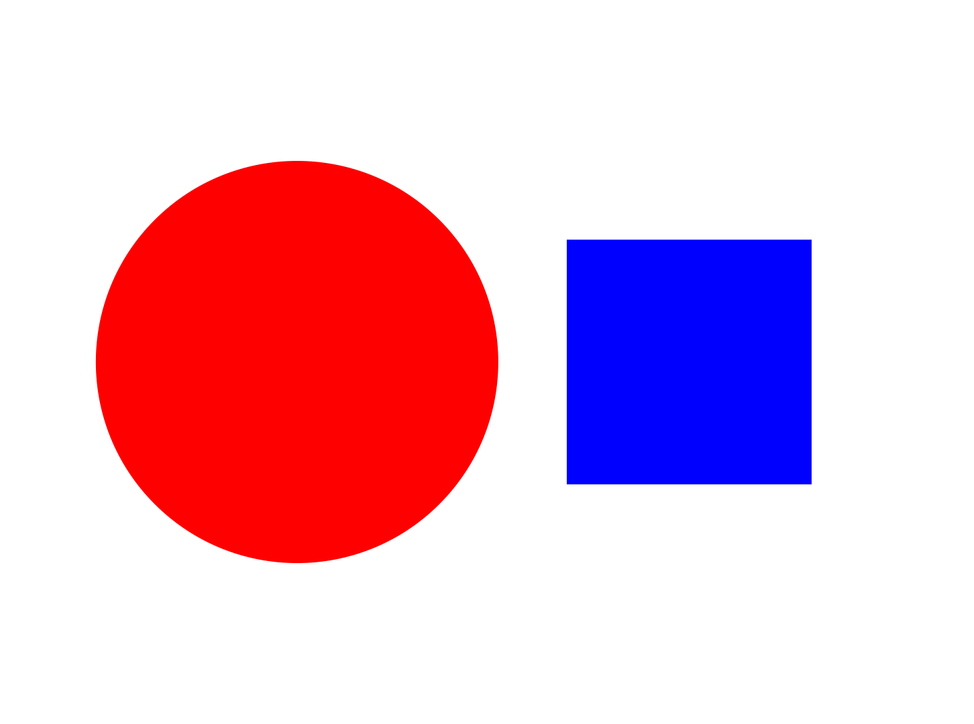
#> input picture Task_1A/Task_1A_Part1/Samples/Sample1.png, 974 x 724 px, shrunk from 1452 x 1080 before the run, found by its file name; its folder holds only this picture in this run
$ python task1a1.py   (older library calls are emulated)
#> lines starting #> are read from the running program, lines starting #| are printed output that depends on the picture; after the words box and inside, x2 and y2 are one past the last pixel; in counts of white or black regions, pixels touching at a corner belong together
'''
*****************************************************************************************
*
*        		===============================================
*           		Nirikshak Bot (NB) Theme (eYRC 2020-21)
*        		===============================================
*
*  This script is to implement Task 1A - Part 1 of Nirikshak Bot (NB) Theme (eYRC 2020-21).
*
*  This software is made available on an "AS IS WHERE IS BASIS".
*  Licensee/end user indemnifies and will keep e-Yantra indemnified from
*  any and all claim(s) that emanate from the use of the Software or
*  breach of the terms of this agreement.
*
*  e-Yantra - An MHRD project under National Mission on Education using ICT (NMEICT)
*
*****************************************************************************************
'''

# Team ID:			[1631]
# Author List:		[ Anushree Sabnis ]
# Filename:			task_1a_part1.py
# Functions:		scan_image
# 					[ Comma separated list of functions in this file ]
# Global variables:	shapes
# 					[ List of global variables defined in this file ]


####################### IMPORT MODULES #######################
## You are not allowed to make any changes in this section. ##
## You have to implement this task with the three available ##
## modules for this task (numpy, opencv, os)                ##
##############################################################
import cv2
import numpy as np
import os
##############################################################


# Global variable for details of shapes found in image and will be put in this dictionary, returned from scan_image function
shapes = {}
shapespure = []


################# ADD UTILITY FUNCTIONS HERE #################
## You can define any utility functions for your code.      ##
## Please add proper comments to ensure that your code is   ##
## readable and easy to understand.                         ##
##############################################################


def detect_sides(box1,box2,box3,box4):


    ylist = []
    box = [box1,box2,box3,box4]


    for i in box:

        ylist.append(i[1])

    ylist = np.array([ylist])


    sort_indy = np.argsort(ylist)
    sort_indy = sort_indy.ravel()


    if box[sort_indy[0]][0]>box[sort_indy[1]][0]:
        br = box[sort_indy[0]]
        bl = box[sort_indy[1]]
    elif box[sort_indy[0]][0]<box[sort_indy[1]][0]:
        br = box[sort_indy[1]]
        bl = box[sort_indy[0]]
    if box[sort_indy[2]][0]>box[sort_indy[3]][0]:
        tr = box[sort_indy[2]]
        tl = box[sort_indy[3]]
    elif box[sort_indy[2]][0]<box[sort_indy[3]][0]:
        tr = box[sort_indy[3]]
        tl = box[sort_indy[2]]
    return bl,br,tr,tl


def detect_quad(imfinal):
    corners = cv2.goodFeaturesToTrack(imfinal,4,0.01,10)
    corners = np.int0(corners)
    bl,br,tr,tl = detect_sides(corners[0][0],corners[1][0],corners[2][0],corners[3][0])


    hs1 = tr[0] - tl[0]
    vs1 = tr[1] - br[1]
    hs2 = br[0] - bl[0]
    vs2 = tl[1] - bl[1]

    if tr[0]==tl[0] or tr[1]==tl[1]:
        sltop = 0
    elif tr[1]!=tl[1] and tr[0]!=tl[0]:
        sltop = ((tr[1])-(tl[1]))/((tr[0])-(tl[0])) #top side
    if br[1]==bl[1] or br[0]==bl[0]:
        slbot = 0
    elif br[1]!=bl[1] and br[0]!=bl[0]:
        slbot = ((br[1])-(bl[1]))/((br[0])-(bl[0])) #bottom side
    if tr[0]==br[0] or tr[1]==br[1]:
        slright = 0
    elif tr[0]!=br[0] and tr[1]!=br[1]:
        slright = ((tr[1])-(br[1]))/((tr[0])-(bl[0]))
    if tl[0]==bl[0] or tl[1]==bl[1]:
        slleft = 0
    elif tl[0]!=bl[0] and tl[1]!=bl[1]:
        slleft = ((tl[1])-(bl[1]))/((tl[0])-(bl[0]))


    d1 = ((((tl[0])-(br[0]))**2)+(((tl[1])-(br[1]))**2))**0.5 #left diagonal
    d2 = ((((tr[0])-(bl[0]))**2)+(((tr[1])-(bl[1]))**2))**0.5 #right diagonal
    if hs1>hs2-2 and hs1<hs2+2:
        if vs1>vs2-2 and vs1<vs2+2:
            if d1==d2:
                if hs1<vs1+2 and hs1>vs1-2:
                    #print("square")
                    shape= "Square"
                elif hs1!=vs1:
                    #print("parallelogram")
                    shape = "Parallelogram"
            elif d1!=d2:
                if hs1<vs1+2 and hs1>vs1-2:
                    #print("rhombus")
                    shape = "Rhombus"
                elif hs1!=vs1:
                    #print("parallelogram")
                    shape = "Parallelogram"
        elif vs1!=vs2:
            if sltop==slbot or slleft==slright:
                #print("trapezium")
                shape = "Trapezium"
            elif sltop!=slbot and slleft!=slright:
                #print("quadrilateral")
                shape = "Quadrilateral"
    elif hs1!=hs2:
        if vs1!=vs2:
            if sltop==slbot or slleft==slright:
                #print("trapezium")
                shape = "trapezium"
            elif sltop!=slbot and slleft!=slright:
                #print("quadrilateral")
                shape = "Quadrilateral"
        if vs1<vs2+2 and vs1>vs2-2:
            if sltop==slbot or slleft==slright:
                #print("isoceles trapezium")
                shape = "trapezium"
            elif sltop!=slbot and slleft!=slright:
                #print("quadrilateral")
                shape = "Quadrilateral"


    return shape


##############################################################


def scan_image(img_file_path):


    """
    Purpose:
    ---
    this function takes file path of an image as an argument and returns dictionary
    containing details of colored (non-white) shapes in that image
    Input Arguments:
    ---
    `img_file_path` :		[ str ]
        file path of image
    Returns:
    ---
    `shapes` :              [ dictionary ]
        details of colored (non-white) shapes present in image at img_file_path
        { 'Shape' : ['color', Area, cX, cY] }

    Example call:
    ---
    shapes = scan_image(img_file_path)
    """
#> called with img_file_path = 'Samples/Sample1.png'

    global shapes

    ##############	ADD YOUR CODE HERE	##############

    shapes = {}
    img = cv2.imread(img_file_path)
#> img is the input picture: shape (724, 974, 3); mean B, G, R 209, 187.3, 233.3
    img_gray = cv2.cvtColor(img,cv2.COLOR_BGR2GRAY)
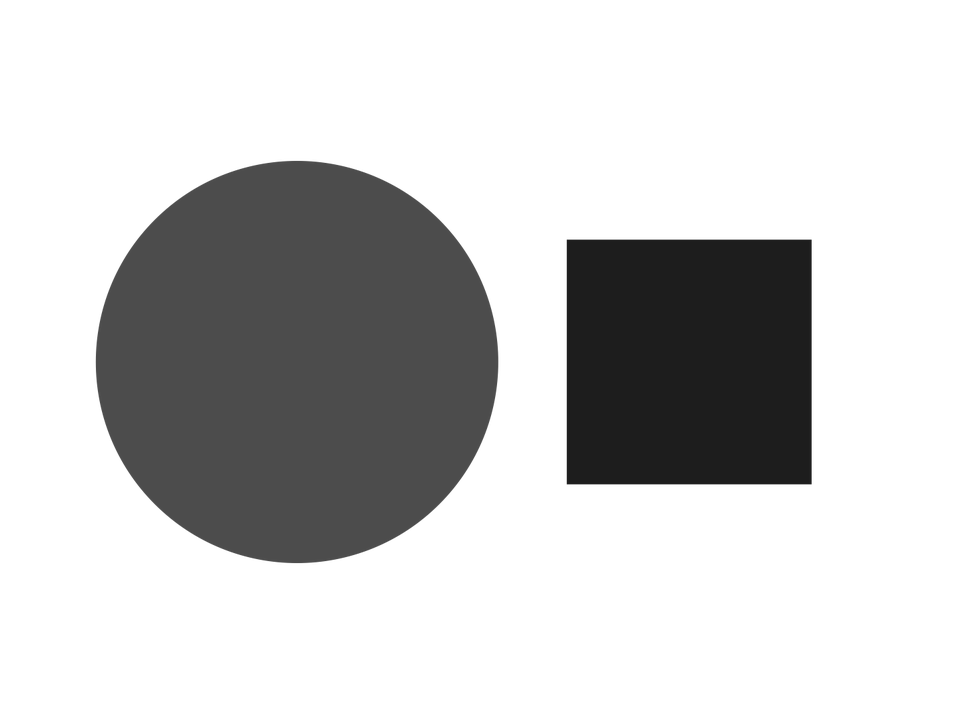
#> img_gray: shape (724, 974); min 29, max 255, mean 203.5
    kernel = np.ones((3,3),np.uint8)
    v = np.median(img_gray)
#> v = 255
    sigma = 0.33
    lower = int(max(0,(1.0-sigma)*v))
#> lower = 170
    upper = int(min(255,(1.0+sigma)))
    # [6 lines of commented-out code are left out]
    thresh2 = cv2.Canny(img_gray,80,160)
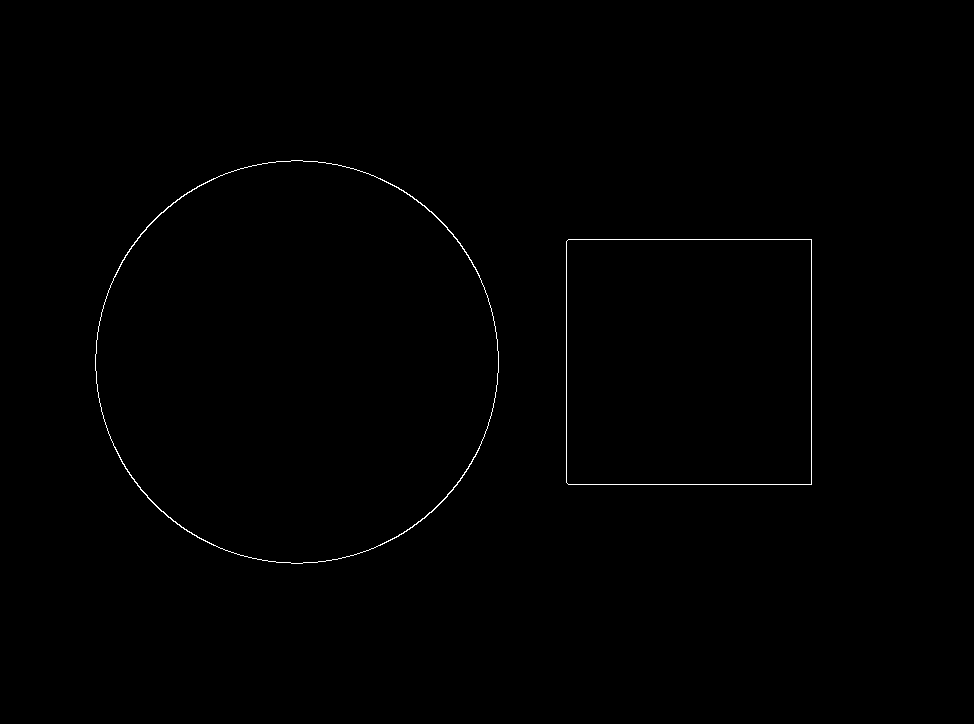
#> thresh2: shape (724, 974); 0.35% white in thin lines or dots, all inside (x1, y1, x2, y2) = (95, 160, 812, 564)
    #img_gray = cv2.medianBlur(img_gray,5)
    #thresh2 = cv2.adaptiveThreshold(img_gray,255,cv2.ADAPTIVE_THRESH_MEAN_C,cv2.THRESH_BINARY_INV,5,2)


    '''
    opening = cv2.morphologyEx(thresh2,cv2.MORPH_OPEN,kernel,iterations=2)
    sure_bg = cv2.dilate(opening,kernel,iterations=3)
    dist_transform = cv2.distanceTransform(opening,cv2.DIST_L2,5)
    ret,sure_fg = cv2.threshold(dist_transform,0.7*dist_transform.max(),255,0)
    sure_fg = np.uint8(sure_fg)
    thresh2 = cv2.subtract(sure_bg,sure_fg)
    '''

    #thresh2 = cv2.Laplacian(img_gray,cv2.CV_64F)
    contours,_= cv2.findContours(thresh2.copy(),cv2.RETR_EXTERNAL,cv2.CHAIN_APPROX_SIMPLE)
#> contours = 2 contours; box (x1, y1, x2, y2) and area: (95, 160, 499, 564) 127337, (566, 239, 812, 485) 60021
    contours = sorted(contours, key=cv2.contourArea, reverse=True)
    for cnt in contours:
        approx = cv2.approxPolyDP(cnt,0.01*cv2.arcLength(cnt,True),True)

        x = approx.ravel()[0]
        y = approx.ravel()[1]
        M = cv2.moments(cnt)
        if M["m00"]!=0:
            cx = int(M["m10"]/M["m00"])
            cy = int(M["m01"]/M["m00"])
        elif M["m00"]==0:
            cx,cy=0,0
        area = cv2.contourArea(approx)
        (b,g,r) = img[cy,cx]
        if b>g and b>r:
            color = "blue"
        elif g>b and g>r:
            color = "green"
        elif r>b and r>g:
            color = "red"
        else:
            color = "none"
        if len(approx)==3:
            shapes["Triangle"] = [color,area,cx,cy]


        elif len(approx)==4:
            rect = cv2.minAreaRect(cnt)
            box = cv2.boxPoints(rect)
            box = np.int0(box)

            bl,br,tr,tl = detect_sides(box[0],box[1],box[2],box[3])
            hs1 = tr[0] - tl[0]
            vs1 = tr[1] - br[1]
            hs2 = br[0] - bl[0]
            vs2 = tl[1] - bl[1]
            imfinal = img_gray[bl[1]-20:bl[1]+max(vs2,vs1)+40,bl[0]-20:bl[0]+max(hs1,hs2)+40].copy()
            shape = detect_quad(imfinal)
            shapes[str(shape)]=[color,cx,cy,area]

        elif len(approx)==5:
            shapespure.append("Pentagon")
            shapes["Pentagon"]=[color,area,cx,cy]
        elif len(approx)==6:
            shapespure.append("Hexagon")
            shapes["Hexagon"]=[color,area,cx,cy]
        elif len(approx)>6:
            shapespure.append("Circle")
            shapes["Circle"]=[color,area,cx,cy]
#> this loop made 2 passes
#> (approx, x, y, cx, cy, area, b, g) on pass 2: ([[568, 239], [566, 482], [811, 484], [811, 239]], 568, 239, 688, 361, 59537, 255, 0)
#> (x, y, cx, cy, area, b, g, r) on pass 1: (291, 160, 296, 361, 124541.5, 0, 0, 255)
#> pass 2, in scan_image, `imfinal = img_gray[bl[1]-20:bl[1]+max(vs2,vs1)+40,bl[0]-20:bl[0]+max(h..`:
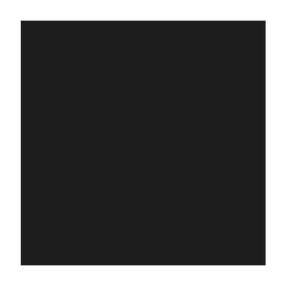
#> imfinal: shape (305, 305); min 29, max 255, mean 109.4
#> after the loop, shapes = {'Circle': ['red', 124541.5, 296, 361], 'Square': ['blue', 688, 361, 59537]}; shapespure = ['Circle']


    ##################################################

    return shapes


# NOTE:	YOU ARE NOT ALLOWED TO MAKE ANY CHANGE TO THIS FUNCTION
#
# Function Name:    main
#        Inputs:    None
#       Outputs:    None
#       Purpose:    the function first takes 'Sample1.png' as input and runs scan_image function to find details
#                   of colored (non-white) shapes present in 'Sample1.png', it then asks the user whether
#                   to repeat the same on all images present in 'Samples' folder or not

if __name__ == '__main__':

    curr_dir_path = os.getcwd()
    print('Currently working in '+ curr_dir_path)

    # path directory of images in 'Samples' folder
    img_dir_path = curr_dir_path + '/Samples/'

    # path to 'Sample1.png' image file
    file_num = 1
    img_file_path = img_dir_path + 'Sample' + str(file_num) + '.png'

    print('\n============================================')
    print('\nLooking for Sample' + str(file_num) + '.png')

    if os.path.exists('Samples/Sample' + str(file_num) + '.png'):
        print('\nFound Sample' + str(file_num) + '.png')

    else:
        print('\n[ERROR] Sample' + str(file_num) + '.png not found. Make sure "Samples" folder has the selected file.')
        exit()

    print('\n============================================')

    try:
        print('\nRunning scan_image function with ' + img_file_path + ' as an argument')
        shapes = scan_image(img_file_path)

        if type(shapes) is dict:
            print(shapes)
#| {'Circle': ['red', 124541.5, 296, 361], 'Square': ['blue', 688, 361, 59537.0]}
            print('\nOutput generated. Please verify.')

        else:
            print('\n[ERROR] scan_image function returned a ' + str(type(shapes)) + ' instead of a dictionary.\n')
            exit()

    except Exception:
        print('\n[ERROR] scan_image function is throwing an error. Please debug scan_image function')
        exit()

    print('\n============================================')

    choice = input('\nWant to run your script on all the images in Samples folder ? ==>> "y" or "n": ')
#> the answer given: Task_1A/Task_1A_Part1/Samples

    if choice == 'y':

        file_count = 2

        for file_num in range(file_count):

            # path to image file
            img_file_path = img_dir_path + 'Sample' + str(file_num + 1) + '.png'

            print('\n============================================')
            print('\nLooking for Sample' + str(file_num + 1) + '.png')

            if os.path.exists('Samples/Sample' + str(file_num + 1) + '.png'):
                print('\nFound Sample' + str(file_num + 1) + '.png')

            else:
                print('\n[ERROR] Sample' + str(file_num + 1) + '.png not found. Make sure "Samples" folder has the selected file.')
                exit()

            print('\n============================================')

            try:
                print('\nRunning scan_image function with ' + img_file_path + ' as an argument')
                shapes = scan_image(img_file_path)

                if type(shapes) is dict:
                    print(shapes)
                    print('\nOutput generated. Please verify.')

                else:
                    print('\n[ERROR] scan_image function returned a ' + str(type(shapes)) + ' instead of a dictionary.\n')
                    exit()

            except Exception:
                print('\n[ERROR] scan_image function is throwing an error. Please debug scan_image function')
                exit()

            print('\n============================================')

    else:
        print('')
